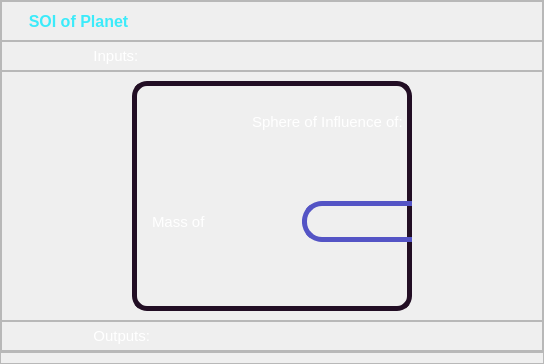
            <widget class="QWidget" name="SOI_Screen">
             <layout class="QHBoxLayout" name="horizontalLayout_17">
              <property name="spacing">
               <number>0</number>
              </property>
              <property name="leftMargin">
               <number>0</number>
              </property>
              <property name="topMargin">
               <number>0</number>
              </property>
              <property name="rightMargin">
               <number>0</number>
              </property>
              <property name="bottomMargin">
               <number>0</number>
              </property>
              <item>
               <widget class="QFrame" name="SOI_frame_content">
                <property name="frameShape">
                 <enum>QFrame::StyledPanel</enum>
                </property>
                <property name="frameShadow">
                 <enum>QFrame::Raised</enum>
                </property>
                <layout class="QVBoxLayout" name="verticalLayout_16">
                 <property name="spacing">
                  <number>0</number>
                 </property>
                 <property name="leftMargin">
                  <number>0</number>
                 </property>
                 <property name="topMargin">
                  <number>0</number>
                 </property>
                 <property name="rightMargin">
                  <number>0</number>
                 </property>
                 <property name="bottomMargin">
                  <number>10</number>
                 </property>
                 <item>
                  <widget class="QFrame" name="frame_37">
                   <property name="minimumSize">
                    <size>
                     <width>0</width>
                     <height>40</height>
                    </size>
                   </property>
                   <property name="maximumSize">
                    <size>
                     <width>16777215</width>
                     <height>40</height>
                    </size>
                   </property>
                   <property name="frameShape">
                    <enum>QFrame::StyledPanel</enum>
                   </property>
                   <property name="frameShadow">
                    <enum>QFrame::Raised</enum>
                   </property>
                   <layout class="QVBoxLayout" name="verticalLayout_19">
                    <item>
                     <widget class="QLabel" name="label_title_3">
                      <property name="minimumSize">
                       <size>
                        <width>400</width>
                        <height>0</height>
                       </size>
                      </property>
                      <property name="font">
                       <font>
                        <family>Arial</family>
                        <pointsize>12</pointsize>
                        <weight>75</weight>
                        <bold>true</bold>
                       </font>
                      </property>
                      <property name="styleSheet">
                       <string notr="true">color:rgb(60, 235, 250);
</string>
                      </property>
                      <property name="text">
                       <string>    SOI of Planet</string>
                      </property>
                     </widget>
                    </item>
                   </layout>
                  </widget>
                 </item>
                 <item>
                  <widget class="QFrame" name="frame_33">
                   <property name="minimumSize">
                    <size>
                     <width>0</width>
                     <height>30</height>
                    </size>
                   </property>
                   <property name="maximumSize">
                    <size>
                     <width>16777215</width>
                     <height>30</height>
                    </size>
                   </property>
                   <property name="frameShape">
                    <enum>QFrame::StyledPanel</enum>
                   </property>
                   <property name="frameShadow">
                    <enum>QFrame::Raised</enum>
                   </property>
                   <layout class="QHBoxLayout" name="horizontalLayout_16">
                    <property name="spacing">
                     <number>0</number>
                    </property>
                    <property name="leftMargin">
                     <number>0</number>
                    </property>
                    <property name="topMargin">
                     <number>0</number>
                    </property>
                    <property name="rightMargin">
                     <number>0</number>
                    </property>
                    <property name="bottomMargin">
                     <number>0</number>
                    </property>
                    <item>
                     <widget class="QLabel" name="label_7">
                      <property name="font">
                       <font>
                        <pointsize>11</pointsize>
                       </font>
                      </property>
                      <property name="styleSheet">
                       <string notr="true">color: white;</string>
                      </property>
                      <property name="text">
                       <string>                      Inputs:</string>
                      </property>
                     </widget>
                    </item>
                   </layout>
                  </widget>
                 </item>
                 <item>
                  <widget class="QFrame" name="frame_32">
                   <property name="minimumSize">
                    <size>
                     <width>0</width>
                     <height>250</height>
                    </size>
                   </property>
                   <property name="maximumSize">
                    <size>
                     <width>16777215</width>
                     <height>250</height>
                    </size>
                   </property>
                   <property name="styleSheet">
                    <string notr="true"/>
                   </property>
                   <property name="frameShape">
                    <enum>QFrame::StyledPanel</enum>
                   </property>
                   <property name="frameShadow">
                    <enum>QFrame::Raised</enum>
                   </property>
                   <layout class="QVBoxLayout" name="verticalLayout_18">
                    <property name="leftMargin">
                     <number>130</number>
                    </property>
                    <property name="rightMargin">
                     <number>130</number>
                    </property>
                    <item>
                     <widget class="QFrame" name="frame_35">
                      <property name="styleSheet">
                       <string notr="true">QFrame{

border: 5px solid rgb(34, 14, 36);
border-radius: 15px;
}

QFrame:hover{
	border: 5px solid white;
}</string>
                      </property>
                      <property name="frameShape">
                       <enum>QFrame::StyledPanel</enum>
                      </property>
                      <property name="frameShadow">
                       <enum>QFrame::Raised</enum>
                      </property>
                      <widget class="QLabel" name="label_8">
                       <property name="geometry">
                        <rect>
                         <x>120</x>
                         <y>30</y>
                         <width>171</width>
                         <height>21</height>
                        </rect>
                       </property>
                       <property name="font">
                        <font>
                         <pointsize>11</pointsize>
                        </font>
                       </property>
                       <property name="styleSheet">
                        <string notr="true">color: white;
border:none;</string>
                       </property>
                       <property name="text">
                        <string>Sphere of Influence of:</string>
                       </property>
                      </widget>
                      <widget class="QLabel" name="lbl_mass">
                       <property name="geometry">
                        <rect>
                         <x>20</x>
                         <y>130</y>
                         <width>141</width>
                         <height>21</height>
                        </rect>
                       </property>
                       <property name="font">
                        <font>
                         <pointsize>11</pointsize>
                        </font>
                       </property>
                       <property name="layoutDirection">
                        <enum>Qt::RightToLeft</enum>
                       </property>
                       <property name="styleSheet">
                        <string notr="true">color: white;
border:none;</string>
                       </property>
                       <property name="text">
                        <string>Mass of </string>
                       </property>
                      </widget>
                      <widget class="QComboBox" name="SOI_planet_name">
                       <property name="geometry">
                        <rect>
                         <x>410</x>
                         <y>20</y>
                         <width>211</width>
                         <height>41</height>
                        </rect>
                       </property>
                       <property name="styleSheet">
                        <string notr="true">QComboBox{
	border: 5px solid rgb(84, 84, 197);
	font: 12pt &quot;Arial&quot;;
	border-radius: 20px;}


QComboBox:hover{
	border: 4px solid rgb(2, 119, 189);
}</string>
                       </property>
                       <item>
                        <property name="text">
                         <string>  Select the Body</string>
                        </property>
                       </item>
                       <item>
                        <property name="text">
                         <string>  Moon</string>
                        </property>
                       </item>
                       <item>
                        <property name="text">
                         <string>  Earth</string>
                        </property>
                       </item>
                       <item>
                        <property name="text">
                         <string>  Jupiter</string>
                        </property>
                       </item>
                       <item>
                        <property name="text">
                         <string>  Mercury</string>
                        </property>
                       </item>
                       <item>
                        <property name="text">
                         <string>  Venus</string>
                        </property>
                       </item>
                       <item>
                        <property name="text">
                         <string>  Mars</string>
                        </property>
                       </item>
                       <item>
                        <property name="text">
                         <string>  Saturn</string>
                        </property>
                       </item>
                       <item>
                        <property name="text">
                         <string>  Uranus</string>
                        </property>
                       </item>
                       <item>
                        <property name="text">
                         <string>  Neptune</string>
                        </property>
                       </item>
                       <item>
                        <property name="text">
                         <string>  Pluto</string>
                        </property>
                       </item>
                      </widget>
                      <widget class="QLabel" name="lbl_dist_frm_sun">
                       <property name="geometry">
                        <rect>
                         <x>410</x>
                         <y>130</y>
                         <width>221</width>
                         <height>21</height>
                        </rect>
                       </property>
                       <property name="font">
                        <font>
                         <pointsize>11</pointsize>
                        </font>
                       </property>
                       <property name="styleSheet">
                        <string notr="true">color: white;
border:none;</string>
                       </property>
                       <property name="text">
                        <string>Distance From Sun:</string>
                       </property>
                      </widget>
                      <widget class="QLabel" name="label_11">
                       <property name="geometry">
                        <rect>
                         <x>340</x>
                         <y>130</y>
                         <width>141</width>
                         <height>21</height>
                        </rect>
                       </property>
                       <property name="font">
                        <font>
                         <pointsize>11</pointsize>
                        </font>
                       </property>
                       <property name="styleSheet">
                        <string notr="true">color: white;
border:none;</string>
                       </property>
                       <property name="text">
                        <string>Kg</string>
                       </property>
                      </widget>
                      <widget class="QLabel" name="label_16">
                       <property name="geometry">
                        <rect>
                         <x>740</x>
                         <y>130</y>
                         <width>141</width>
                         <height>21</height>
                        </rect>
                       </property>
                       <property name="font">
                        <font>
                         <pointsize>11</pointsize>
                        </font>
                       </property>
                       <property name="styleSheet">
                        <string notr="true">color: white;
border:none;</string>
                       </property>
                       <property name="text">
                        <string>Km</string>
                       </property>
                      </widget>
                      <widget class="QPushButton" name="get_mass">
                       <property name="geometry">
                        <rect>
                         <x>350</x>
                         <y>70</y>
                         <width>101</width>
                         <height>41</height>
                        </rect>
                       </property>
                       <property name="font">
                        <font>
                         <pointsize>12</pointsize>
                        </font>
                       </property>
                       <property name="styleSheet">
                        <string notr="true">QPushButton{
	background-color:rgb(2, 119, 189);
	color:rgb(245, 255, 179);
	border-radius: 20px
}

QPushButton:hover{
	
	background-color: rgb(255, 170, 0);
}</string>
                       </property>
                       <property name="text">
                        <string>Get Data</string>
                       </property>
                      </widget>
                      <widget class="QLabel" name="soi_mass">
                       <property name="geometry">
                        <rect>
                         <x>170</x>
                         <y>120</y>
                         <width>161</width>
                         <height>41</height>
                        </rect>
                       </property>
                       <property name="styleSheet">
                        <string notr="true">

QLabel{
	
	border: 5px solid rgb(84, 84, 197);
	font: 12pt &quot;Arial&quot;;
	border-radius: 20px;
	color:white;
}


QLabel:hover{
	border: 4px solid rgb(2, 119, 189);


}</string>
                       </property>
                       <property name="text">
                        <string/>
                       </property>
                       <property name="alignment">
                        <set>Qt::AlignCenter</set>
                       </property>
                      </widget>
                      <widget class="QLabel" name="dist_frm_sun">
                       <property name="geometry">
                        <rect>
                         <x>570</x>
                         <y>120</y>
                         <width>161</width>
                         <height>41</height>
                        </rect>
                       </property>
                       <property name="styleSheet">
                        <string notr="true">

QLabel{
	
	border: 5px solid rgb(84, 84, 197);
	font: 12pt &quot;Arial&quot;;
	border-radius: 20px;
	color:white;
}


QLabel:hover{
	border: 4px solid rgb(2, 119, 189);


}</string>
                       </property>
                       <property name="text">
                        <string/>
                       </property>
                       <property name="alignment">
                        <set>Qt::AlignCenter</set>
                       </property>
                      </widget>
                      <widget class="QPushButton" name="soi_cal">
                       <property name="geometry">
                        <rect>
                         <x>350</x>
                         <y>170</y>
                         <width>101</width>
                         <height>41</height>
                        </rect>
                       </property>
                       <property name="font">
                        <font>
                         <pointsize>12</pointsize>
                        </font>
                       </property>
                       <property name="styleSheet">
                        <string notr="true">QPushButton{
	background-color:rgb(2, 119, 189);
	color:rgb(245, 255, 179);
	border-radius: 20px
}

QPushButton:hover{
	
	background-color: rgb(255, 170, 0);
}</string>
                       </property>
                       <property name="text">
                        <string>Calculate</string>
                       </property>
                      </widget>
                     </widget>
                    </item>
                   </layout>
                  </widget>
                 </item>
                 <item>
                  <widget class="QFrame" name="frame_26">
                   <property name="minimumSize">
                    <size>
                     <width>0</width>
                     <height>30</height>
                    </size>
                   </property>
                   <property name="maximumSize">
                    <size>
                     <width>16777215</width>
                     <height>30</height>
                    </size>
                   </property>
                   <property name="frameShape">
                    <enum>QFrame::StyledPanel</enum>
                   </property>
                   <property name="frameShadow">
                    <enum>QFrame::Raised</enum>
                   </property>
                   <layout class="QHBoxLayout" name="horizontalLayout_19">
                    <property name="spacing">
                     <number>0</number>
                    </property>
                    <property name="leftMargin">
                     <number>0</number>
                    </property>
                    <property name="topMargin">
                     <number>0</number>
                    </property>
                    <property name="rightMargin">
                     <number>0</number>
                    </property>
                    <property name="bottomMargin">
                     <number>0</number>
                    </property>
                    <item>
                     <widget class="QLabel" name="label_15">
                      <property name="font">
                       <font>
                        <pointsize>11</pointsize>
                       </font>
                      </property>
                      <property name="styleSheet">
                       <string notr="true">color: white;</string>
                      </property>
                      <property name="text">
                       <string>                      Outputs:</string>
                      </property>
                     </widget>
                    </item>
                   </layout>
                  </widget>
                 </item>
                 <item>
                  <widget class="QFrame" name="frame_28">
                   <property name="frameShape">
                    <enum>QFrame::StyledPanel</enum>
                   </property>
                   <property name="frameShadow">
                    <enum>QFrame::Raised</enum>
                   </property>
                   <layout class="QHBoxLayout" name="horizontalLayout_15">
                    <property name="spacing">
                     <number>0</number>
                    </property>
                    <property name="leftMargin">
                     <number>270</number>
                    </property>
                    <property name="topMargin">
                     <number>0</number>
                    </property>
                    <property name="rightMargin">
                     <number>270</number>
                    </property>
                    <property name="bottomMargin">
                     <number>0</number>
                    </property>
                    <item>
                     <widget class="QFrame" name="frame_36">
                      <property name="styleSheet">
                       <string notr="true">QFrame{

border: 5px solid rgb(34, 14, 36);
border-radius: 15px;
}

QFrame:hover{
	border: 5px solid white;
}</string>
                      </property>
                      <property name="frameShape">
                       <enum>QFrame::StyledPanel</enum>
                      </property>
                      <property name="frameShadow">
                       <enum>QFrame::Raised</enum>
                      </property>
                      <widget class="QPushButton" name="get_3D_soi">
                       <property name="geometry">
                        <rect>
                         <x>130</x>
                         <y>100</y>
                         <width>254</width>
                         <height>41</height>
                        </rect>
                       </property>
                       <property name="font">
                        <font>
                         <pointsize>12</pointsize>
                        </font>
                       </property>
                       <property name="styleSheet">
                        <string notr="true">QPushButton{
	background-color:rgb(2, 119, 189);
	color:rgb(245, 255, 179);
	border-radius: 20px
}

QPushButton:hover{
	
	background-color: rgb(255, 170, 0);
}</string>
                       </property>
                       <property name="text">
                        <string>Get 3D Visualization</string>
                       </property>
                      </widget>
                      <widget class="QLabel" name="label_17">
                       <property name="geometry">
                        <rect>
                         <x>480</x>
                         <y>20</y>
                         <width>111</width>
                         <height>41</height>
                        </rect>
                       </property>
                       <property name="font">
                        <font>
                         <pointsize>11</pointsize>
                        </font>
                       </property>
                       <property name="styleSheet">
                        <string notr="true">color: white;
border:none;</string>
                       </property>
                       <property name="text">
                        <string>Km</string>
                       </property>
                      </widget>
                      <widget class="QLabel" name="rSOI_of_planet_lbl">
                       <property name="geometry">
                        <rect>
                         <x>10</x>
                         <y>30</y>
                         <width>211</width>
                         <height>21</height>
                        </rect>
                       </property>
                       <property name="font">
                        <font>
                         <pointsize>11</pointsize>
                        </font>
                       </property>
                       <property name="styleSheet">
                        <string notr="true">color: white;
border:none;</string>
                       </property>
                       <property name="text">
                        <string/>
                       </property>
                      </widget>
                      <widget class="QLabel" name="soi_rad">
                       <property name="geometry">
                        <rect>
                         <x>230</x>
                         <y>20</y>
                         <width>241</width>
                         <height>41</height>
                        </rect>
                       </property>
                       <property name="styleSheet">
                        <string notr="true">

QLabel{
	
	border: 5px solid rgb(84, 84, 197);
	font: 12pt &quot;Arial&quot;;
	border-radius: 20px;
	color:white;
}


QLabel:hover{
	border: 4px solid rgb(2, 119, 189);


}</string>
                       </property>
                       <property name="text">
                        <string/>
                       </property>
                       <property name="alignment">
                        <set>Qt::AlignCenter</set>
                       </property>
                      </widget>
                     </widget>
                    </item>
                   </layout>
                  </widget>
                 </item>
                </layout>
               </widget>
              </item>
             </layout>
            </widget>
